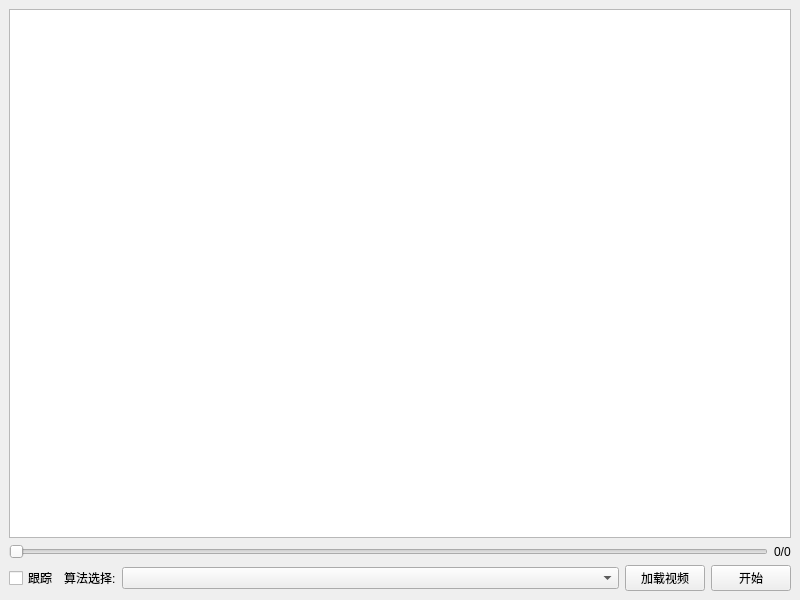
<?xml version="1.0" encoding="UTF-8"?>
<ui version="4.0">
 <class>MainWindow</class>
 <widget class="QMainWindow" name="MainWindow">
  <property name="geometry">
   <rect>
    <x>0</x>
    <y>0</y>
    <width>800</width>
    <height>600</height>
   </rect>
  </property>
  <property name="windowTitle">
   <string>红外目标跟踪</string>
  </property>
  <property name="windowIcon">
   <iconset>
    <normaloff>../icon/exchange.png</normaloff>../icon/exchange.png</iconset>
  </property>
  <widget class="QWidget" name="centralwidget">
   <layout class="QGridLayout" name="gridLayout">
    <item row="0" column="0">
     <layout class="QVBoxLayout" name="verticalLayout">
      <item>
       <widget class="QGraphicsView" name="graphicsView"/>
      </item>
      <item>
       <layout class="QHBoxLayout" name="horizontalLayout">
        <item>
         <widget class="QSlider" name="horizontalSlider">
          <property name="orientation">
           <enum>Qt::Horizontal</enum>
          </property>
         </widget>
        </item>
        <item>
         <widget class="QLabel" name="labelSlider">
          <property name="text">
           <string>0/0</string>
          </property>
         </widget>
        </item>
       </layout>
      </item>
      <item>
       <layout class="QHBoxLayout" name="horizontalLayout_2" stretch="0,0,1,0,0">
        <item>
         <widget class="QCheckBox" name="checkBox">
          <property name="text">
           <string>跟踪</string>
          </property>
         </widget>
        </item>
        <item>
         <widget class="QLabel" name="label">
          <property name="text">
           <string>算法选择:</string>
          </property>
         </widget>
        </item>
        <item>
         <widget class="QComboBox" name="comboBox"/>
        </item>
        <item>
         <widget class="QPushButton" name="pushButtonLoadVideo">
          <property name="text">
           <string>加载视频</string>
          </property>
         </widget>
        </item>
        <item>
         <widget class="QPushButton" name="pushButtonPlay">
          <property name="text">
           <string>开始</string>
          </property>
         </widget>
        </item>
       </layout>
      </item>
     </layout>
    </item>
   </layout>
  </widget>
 </widget>
 <resources/>
 <connections/>
</ui>
